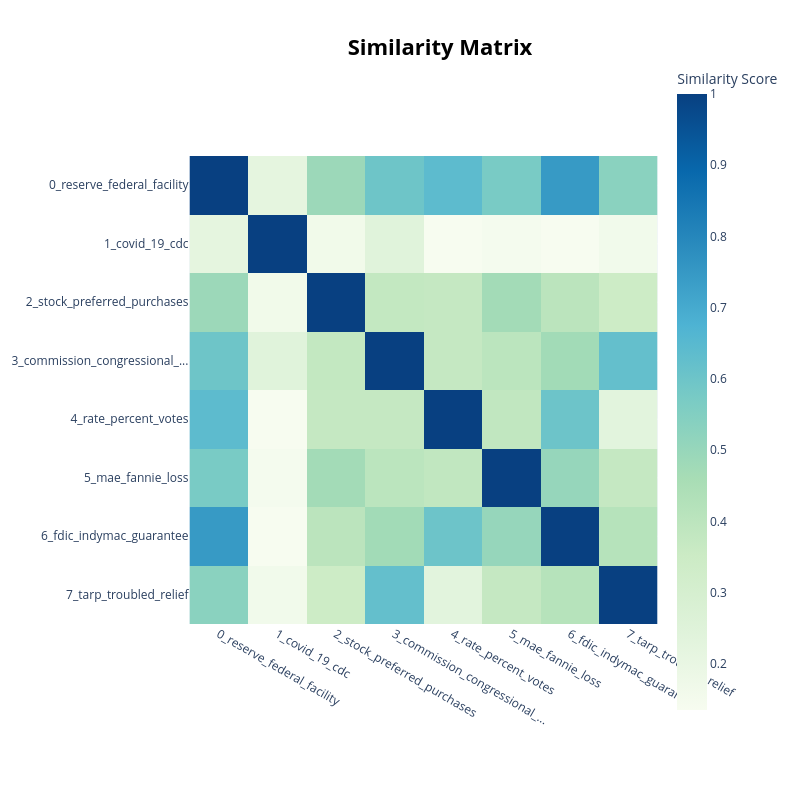

Notebook code cell kept with this figure:
### Markdown cell above
Visualize Topic Similarity

### Code cell
fig = topic_model.visualize_heatmap()
fig.show()

### Figure 1 — Plotly figure (JSON) as saved in the notebook; plotly's stock layout.template omitted (floating-point values rounded to 4 significant figures)
{"data": [{"coloraxis": "coloraxis", "hovertemplate": "x: %{x}<br>y: %{y}<br>Similarity Score: %{z}<extra></extra>", "name": "0", "type": "heatmap", "x": ["0_reserve_federal_facility", "1_covid_19_cdc", "2_stock_preferred_purchases", "3_commission_congressional_...", "4_rate_percent_votes", "5_mae_fannie_loss", "6_fdic_indymac_guarantee", "7_tarp_troubled_relief"], "xaxis": "x", "y": ["0_reserve_federal_facility", "1_covid_19_cdc", "2_stock_preferred_purchases", "3_commission_congressional_...", "4_rate_percent_votes", "5_mae_fannie_loss", "6_fdic_indymac_guarantee", "7_tarp_troubled_relief"], "yaxis": "y", "z": [[1.0, 0.2219, 0.4892, 0.5989, 0.6407, 0.5725, 0.7459, 0.5315], [0.2219, 1.0, 0.1647, 0.2456, 0.1354, 0.1474, 0.1365, 0.1622], [0.4892, 0.1647, 1.0, 0.3772, 0.3715, 0.4724, 0.4024, 0.3447], [0.5989, 0.2456, 0.3772, 1.0, 0.3721, 0.4016, 0.474, 0.6221], [0.6407, 0.1354, 0.3715, 0.3721, 1.0, 0.3831, 0.6008, 0.234], [0.5725, 0.1474, 0.4724, 0.4016, 0.3831, 1.0, 0.5023, 0.3714], [0.7459, 0.1365, 0.4024, 0.474, 0.6008, 0.5023, 1.0, 0.4167], [0.5315, 0.1622, 0.3447, 0.6221, 0.234, 0.3714, 0.4167, 1.0]]}], "layout": {"coloraxis": {"colorbar": {"title": {"text": "Similarity Score"}}, "colorscale": [[0, "rgb(247,252,240)"], [0.125, "rgb(224,243,219)"], [0.25, "rgb(204,235,197)"], [0.375, "rgb(168,221,181)"], [0.5, "rgb(123,204,196)"], [0.625, "rgb(78,179,211)"], [0.75, "rgb(43,140,190)"], [0.875, "rgb(8,104,172)"], [1, "rgb(8,64,129)"]]}, "height": 800, "hoverlabel": {"bgcolor": "white", "font": {"family": "Rockwell", "size": 16}}, "legend": {"title": {"text": "Trend"}}, "margin": {"t": 60}, "showlegend": true, "title": {"font": {"color": "Black", "size": 22}, "text": "<b>Similarity Matrix</b>", "x": 0.55, "xanchor": "center", "y": 0.95, "yanchor": "top"}, "width": 800, "xaxis": {"anchor": "y", "constrain": "domain", "domain": [0, 1], "scaleanchor": "y"}, "yaxis": {"anchor": "x", "autorange": "reversed", "constrain": "domain", "domain": [0, 1]}}}
